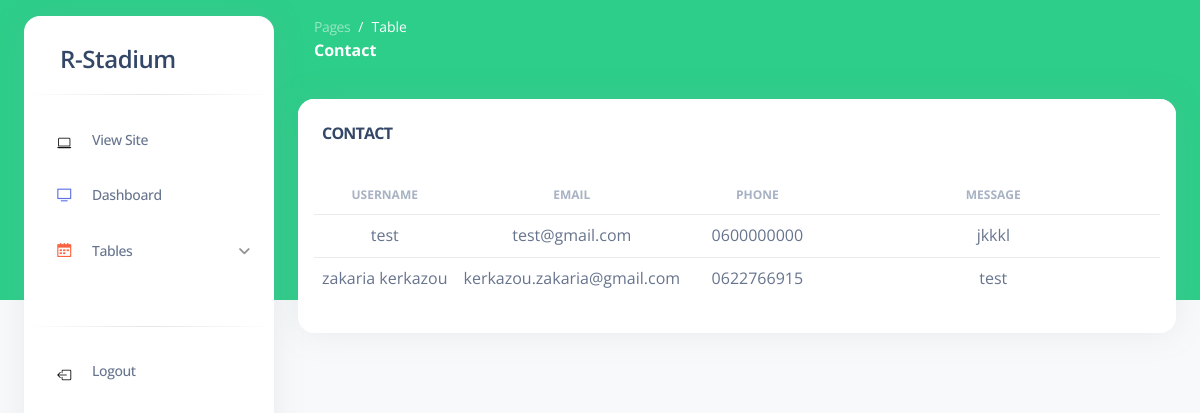
The page /Contacts (signed in) on the database its author committed.
### tables this page shows
CREATE TABLE `contact` (
  `id` int(11) NOT NULL,
  `username` varchar(255) NOT NULL,
  `email` varchar(255) NOT NULL,
  `phone` varchar(255) NOT NULL,
  `message` varchar(255) NOT NULL
);

### app/libraries/Core.php (called while the page is built, shortened)
<?php
  class Core {
    protected $currentMethod = 'index';
    public function __construct(){
      $url = $this->getUrl();
      if(isset($url[0]) && file_exists('../app/controllers/' . ucwords($url[0]). '.php')){
        unset($url[0]);
      }
      elseif($url===NULL){
        $this->currentController = 'site';
      }
      else{
        $this->currentController = 'Errors';
      }
      $this->currentController = new $this->currentController;
      $this->params = $url ? array_values($url) : [];
      call_user_func_array([$this->currentController, $this->currentMethod], $this->params);
    }
    public function getUrl(){
      if(isset($_GET['url'])){
        $url = rtrim($_GET['url'], '/');
        $url = filter_var($url, FILTER_SANITIZE_URL);
        $url = explode('/', $url);
        return $url;
      }
    }
  }

### public/index.php (called while the page is built, shortened)
<?php
  $init = new Core;

### app/libraries/Database.php (called while the page is built, shortened)
<?php
  class Database {
    private $host = DB_HOST;
    private $user = DB_USER;
    private $pass = DB_PASS;
    private $dbname = DB_NAME;
    private $dbh;
    private $stmt;
    public function __construct(){
      $dsn = 'mysql:host=' . $this->host . ';dbname=' . $this->dbname;
      $options = array(
        PDO::ATTR_PERSISTENT => true,
        PDO::ATTR_ERRMODE => PDO::ERRMODE_EXCEPTION
      );
      try{
        $this->dbh = new PDO($dsn, $this->user, $this->pass, $options);
      } catch(PDOException $e){
        $this->error = $e->getMessage();
        echo $this->error;
      }
    }
    public function query($sql){
      $this->stmt = $this->dbh->prepare($sql);
    }
    public function execute(){
      return $this->stmt->execute();
    }
    public function resultSet(){
      $this->execute();
      return $this->stmt->fetchAll(PDO::FETCH_OBJ);
    }
  }

### app/models/contact.php (called while the page is built, shortened)
<?php
class Contact {
    private $db;
    public function __construct()
    {
        $this->db = new Database;
    }
    public function getContacts(){
        $this->db->query("SELECT * FROM `contact` ORDER BY `contact`.`id` DESC");
        $result = $this->db->resultSet();
        return $result;
    }
}

### app/views/Contacts/index.php (the view, shortened to what this page needs)
<?php require APPROOT . '/views/includes_dashboards/header.php'; ?>
<body class="g-sidenav-show bg-gray-100 overflow-hidden">
  <?php require APPROOT . '/views/includes_dashboards/sidebar2.php'; ?>
  <main class="main-content position-relative border-radius-lg ">
    <?php require APPROOT . '/views/includes_dashboards/navbar2.php'; ?>
    <div class="container-fluid py-4">
      <div class="row">
        <div class="col-12">
          <div class="card">
            <div class="card-header d-flex justify-content-between align-items-center">
              <div class="text-uppercase h1 fs-6">Contact</div>
            </div>
            <div class="card-body px-3 pt-0 pb-2">
              <div class="table-responsive p-0" style="min-height: 150px; max-height: 480px; overflow-x: hidden;">
                <table class="table align-items-center justify-content-center mb-0 text-center">
                  <thead>
                    <tr>
                      <th class="col-2 text-uppercase text-secondary text-xs font-weight-bolder opacity-7">Username</th>
                      <th class="col-3 text-uppercase text-secondary text-xs font-weight-bolder opacity-7">Email</th>
                      <th class="col-2 text-uppercase text-secondary text-xs font-weight-bolder opacity-7">Phone</th>
                      <th class="col-5 text-uppercase text-secondary text-xs font-weight-bolder opacity-7">Message</th>
                    </tr>
                  </thead>
                  <tbody>
                    <?php foreach ($data['contacts'] as $contact) : ?>
                        <tr class="item">
                          <td class="col-2"><?php echo  $contact->username ;?></td>
                          <td class="col-3"><?php echo  $contact->email ;?></td>
                          <td class="col-2"><?php echo  $contact->phone ;?></td>
                          <td class="col-5"><?php echo  $contact->message ;?></td>
                        </tr>
                        <?php endforeach ;?>
                  </tbody>
                </table>
              </div>
            </div>
          </div>
        </div>
      </div>
    </div>
  </main>
  <?php require APPROOT . '/views/includes_dashboards/footer.php'; ?>

### rows shown on the page
contact: username "test", email "test@gmail.com", phone "0600000000", message "jkkkl"
contact: username "zakaria kerkazou", email "kerkazou.zakaria@gmail.com", phone "0622766915", message "test"
